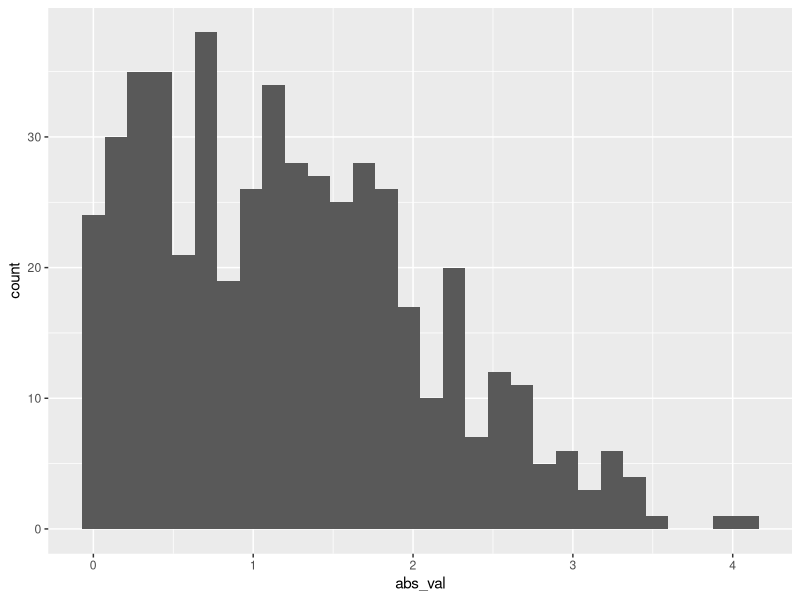

Recreate this plot in R.
## ---- chunk 1
library(tidyverse)

samp = rnorm(100)
length(samp) 

plot_df = tibble(
  x = rnorm(100),
  y = 1 + 2 * x + rnorm(100)
)
## ---- chunk 2
mean(samp) 
## ---- chunk 3
set.seed(100)
samp = rnorm(500, mean = 1)

plot_df = tibble( 
  x = rnorm(500, mean = 1),
  y = c(x > 0),
  abs_val = abs(x)
  )

plot_df

ggplot(plot_df, aes(x=abs_val)) + geom_histogram()

median(plot_df[[1]])
